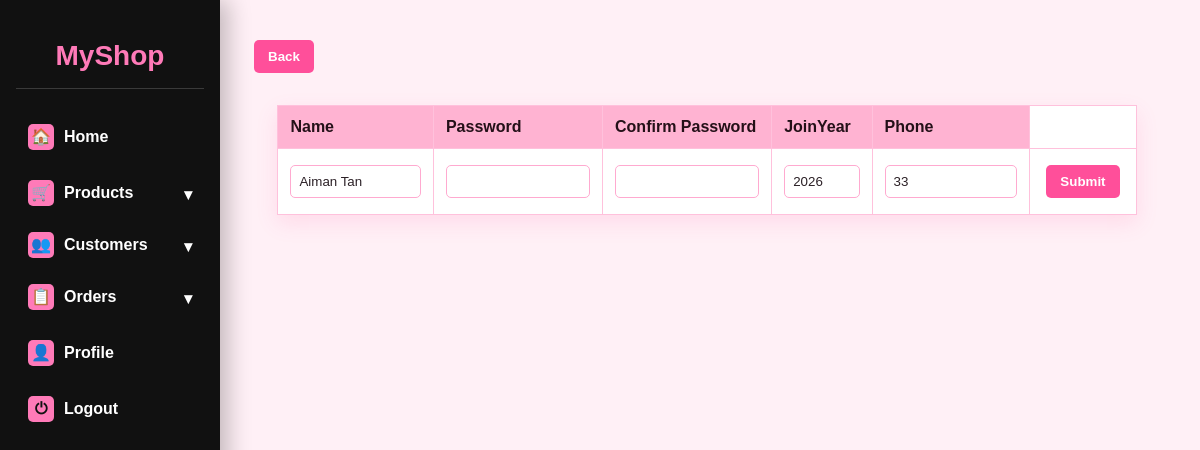
The page /editprofile.php?Email=aiman.tan@example.com on the database its author committed.
### tables this page shows
CREATE TABLE `customers` (
  `Name` varchar(255) NOT NULL,
  `CusID` varchar(32) NOT NULL,
  `Email` varchar(255) NOT NULL,
  `Password` int(25) NOT NULL,
  `JoinYear` int(4) NOT NULL,
  `Phone` int(15) NOT NULL
);

### editprofile.php (the view, shortened to what this page needs)
<!DOCTYPE html>
<?php
$servername = "localhost";
$username = "Myshop";
$password = "";
$dbname = "Myshop";
$conn = new mysqli($servername, $username, $password, $dbname);
$targetEmail = $_POST["Email"] ?? $_GET["Email"] ?? "";
$escapedEmail = mysqli_real_escape_string($conn, $targetEmail);
$result = mysqli_query($conn, "SELECT * FROM customers WHERE Email='$escapedEmail'");
$customer = mysqli_fetch_assoc($result);
$NameValue = isset($_GET["Name"]) ? $_GET["Name"] : $customer["Name"];
$JoinYearValue = isset($_GET["JoinYear"]) ? $_GET["JoinYear"] : $customer["JoinYear"];
$PhoneValue = isset($_GET["Phone"]) ? $_GET["Phone"] : $customer["Phone"];
?>
<html lang="en">
<head>
</head>
<body>
    <div class="sidebar">
        <div class="brand">MyShop</div>
        <a href="homepage.php"><span>&#127968;</span>Home</a>
        <details>
            <summary><span>&#128722;</span>Products</summary>
        </details>
        <details>
            <summary><span>&#128101;</span>Customers</summary>
        </details>
        <details>
            <summary><span>&#128203;</span>Orders</summary>
        </details>
        <a href="profile.php"><span>&#128100;</span>Profile</a>
        <a href="logout.php"><span>&#9211;</span>Logout</a>
    </div>
    <form action="profile.php" method="GET">
        <button type="submit">Back</button>
    </form>
    <form action="process_edit_profile.php" method="POST" novalidate>
        <table>
            <tr>
                <th>Name</th>
                <th>Password</th>
                <th>Confirm Password</th>
                <th>JoinYear</th>
                <th>Phone</th>
            </tr>
            <tr>
                <td>
                    <input type="text" name="Name" value="<?php echo htmlspecialchars($NameValue); ?>">
                </td>
                <td><input type="password" name="Password" minlength="6"></td>
                <td><input type="password" name="ConfirmPassword" minlength="6"></td>
                <td><input type="number" min="1900" max="<?php echo date("Y"); ?>" step="1" name="JoinYear" value="<?php echo htmlspecialchars($JoinYearValue); ?>"></td>
                <td><input type="text" name="Phone" value="<?php echo htmlspecialchars($PhoneValue); ?>"></td>
                <td><input type="submit" value="Submit"></td>
            </tr>
        </table>
    </form>
</body>
</html>

### editprofile.php (style rules this page uses)
* { box-sizing: border-box; font-family: Arial, Helvetica, sans-serif; }
body { min-width: 480px; max-width: 1280px; margin: 0 auto; padding: 36px 36px 36px 250px; background: #fff0f6; color: #2b2026; }
.sidebar { position: fixed; top: 0; left: 0; bottom: 0; width: 220px; padding: 24px 16px; background: #111111; box-shadow: 8px 0 22px rgba(0, 0, 0, 0.24); }
.brand { margin-bottom: 24px; padding: 16px 10px; color: #ff7ab8; font-size: 28px; font-weight: bold; text-align: center; border-bottom: 1px solid #3a3a3a; }
.sidebar a { display: block; margin: 8px 0; padding: 11px 12px; color: #ffffff; text-decoration: none; border-radius: 6px; font-weight: bold; }
.sidebar span { display: inline-block; width: 26px; height: 26px; margin-right: 10px; border-radius: 5px; background: #ff7ab8; color: #111111; text-align: center; line-height: 26px; }
table { width: 94%; max-width: 980px; margin: 28px auto; border-collapse: collapse; background: #ffffff; border: 1px solid #ffc1dc; box-shadow: 0 8px 20px rgba(255, 79, 154, 0.13); }
th { background: #ffb3d2; color: #241018; }
th, td { border: 1px solid #ffc1dc; padding: 12px; text-align: left; vertical-align: middle; }
form { margin: 0; }
input, textarea { width: 100%; max-width: 100%; padding: 8px; border: 1px solid #ffaad0; border-radius: 5px; background: #ffffff; color: #2b2026; }
input[type="submit"], button { width: auto; margin: 4px; padding: 9px 14px; border: 0; border-radius: 5px; background: #ff4f9a; color: #ffffff; cursor: pointer; font-weight: bold; }
a { color: #d9367d; text-decoration: none; }
.sidebar details { margin: 4px 0; }
.sidebar summary { position: relative; display: block; padding: 11px 12px; border-radius: 6px; color: #ffffff; cursor: pointer; font-weight: bold; list-style: none; }
.sidebar summary::after { content: "\25BE"; position: absolute; top: 16px; right: 12px; color: #ffffff; }

### rows shown on the page
customers: Name "Aiman Tan", JoinYear "2026", Phone "33"
